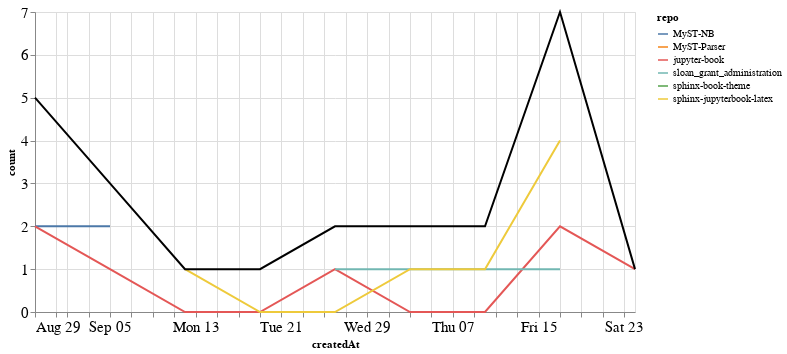

The notebook cell saved with this chart:
### Markdown cell above
### PRs

### Code cell
prs_time = prs.groupby('repo').resample('W', on='createdAt').count()['author'].reset_index()
prs_time = prs_time.rename(columns={'author': 'count'})
prs_time_total = prs_time.groupby('createdAt').agg({"count": "sum"}).reset_index()

ch1 = alt.Chart(prs_time, width=600).mark_line().encode(
    x='createdAt',
    y='count',
    color='repo',
    tooltip="repo"
)

ch2 = alt.Chart(prs_time_total, width=600).mark_line(color="black").encode(
    x='createdAt',
    y='count',
)

ch1 + ch2

### Figure 1 — Vega-Lite specification as saved in the notebook (floating-point values rounded to 4 significant figures)
{"config": {"axisLeft": {"labelFontSize": 15}, "axisBottom": {"labelFontSize": 15}}, "layer": [{"data": {"name": "data-3abf4186e46e37e38a882d98bc7ddc46"}, "mark": "line", "encoding": {"color": {"type": "nominal", "field": "repo"}, "tooltip": {"type": "nominal", "field": "repo"}, "x": {"type": "temporal", "field": "createdAt"}, "y": {"type": "quantitative", "field": "count"}}, "width": 600}, {"data": {"name": "data-e6aa3a34415c780559ef2f3c54ff2a68"}, "mark": {"type": "line", "color": "black"}, "encoding": {"x": {"type": "temporal", "field": "createdAt"}, "y": {"type": "quantitative", "field": "count"}}, "width": 600}], "$schema": "https://vega.github.io/schema/vega-lite/v4.8.1.json", "datasets": {"data-3abf4186e46e37e38a882d98bc7ddc46": [{"repo": "MyST-NB", "createdAt": "2021-08-29T00:00:00", "count": 2}, {"repo": "MyST-NB", "createdAt": "2021-09-05T00:00:00", "count": 2}, {"repo": "MyST-Parser", "createdAt": "2021-08-29T00:00:00", "count": 1}, {"repo": "jupyter-book", "createdAt": "2021-08-29T00:00:00", "count": 2}, {"repo": "jupyter-book", "createdAt": "2021-09-05T00:00:00", "count": 1}, {"repo": "jupyter-book", "createdAt": "2021-09-12T00:00:00", "count": 0}, {"repo": "jupyter-book", "createdAt": "2021-09-19T00:00:00", "count": 0}, {"repo": "jupyter-book", "createdAt": "2021-09-26T00:00:00", "count": 1}, {"repo": "jupyter-book", "createdAt": "2021-10-03T00:00:00", "count": 0}, {"repo": "jupyter-book", "createdAt": "2021-10-10T00:00:00", "count": 0}, {"repo": "jupyter-book", "createdAt": "2021-10-17T00:00:00", "count": 2}, {"repo": "jupyter-book", "createdAt": "2021-10-24T00:00:00", "count": 1}, {"repo": "sloan_grant_administration", "createdAt": "2021-09-26T00:00:00", "count": 1}, {"repo": "sloan_grant_administration", "createdAt": "2021-10-03T00:00:00", "count": 1}, {"repo": "sloan_grant_administration", "createdAt": "2021-10-10T00:00:00", "count": 1}, {"repo": "sloan_grant_administration", "createdAt": "2021-10-17T00:00:00", "count": 1}, {"repo": "sphinx-book-theme", "createdAt": "2021-09-19T00:00:00", "count": 1}, {"repo": "sphinx-jupyterbook-latex", "createdAt": "2021-09-12T00:00:00", "count": 1}, {"repo": "sphinx-jupyterbook-latex", "createdAt": "2021-09-19T00:00:00", "count": 0}, {"repo": "sphinx-jupyterbook-latex", "createdAt": "2021-09-26T00:00:00", "count": 0}, {"repo": "sphinx-jupyterbook-latex", "createdAt": "2021-10-03T00:00:00", "count": 1}, {"repo": "sphinx-jupyterbook-latex", "createdAt": "2021-10-10T00:00:00", "count": 1}, {"repo": "sphinx-jupyterbook-latex", "createdAt": "2021-10-17T00:00:00", "count": 4}], "data-e6aa3a34415c780559ef2f3c54ff2a68": [{"createdAt": "2021-08-29T00:00:00", "count": 5}, {"createdAt": "2021-09-05T00:00:00", "count": 3}, {"createdAt": "2021-09-12T00:00:00", "count": 1}, {"createdAt": "2021-09-19T00:00:00", "count": 1}, {"createdAt": "2021-09-26T00:00:00", "count": 2}, {"createdAt": "2021-10-03T00:00:00", "count": 2}, {"createdAt": "2021-10-10T00:00:00", "count": 2}, {"createdAt": "2021-10-17T00:00:00", "count": 7}, {"createdAt": "2021-10-24T00:00:00", "count": 1}]}}
